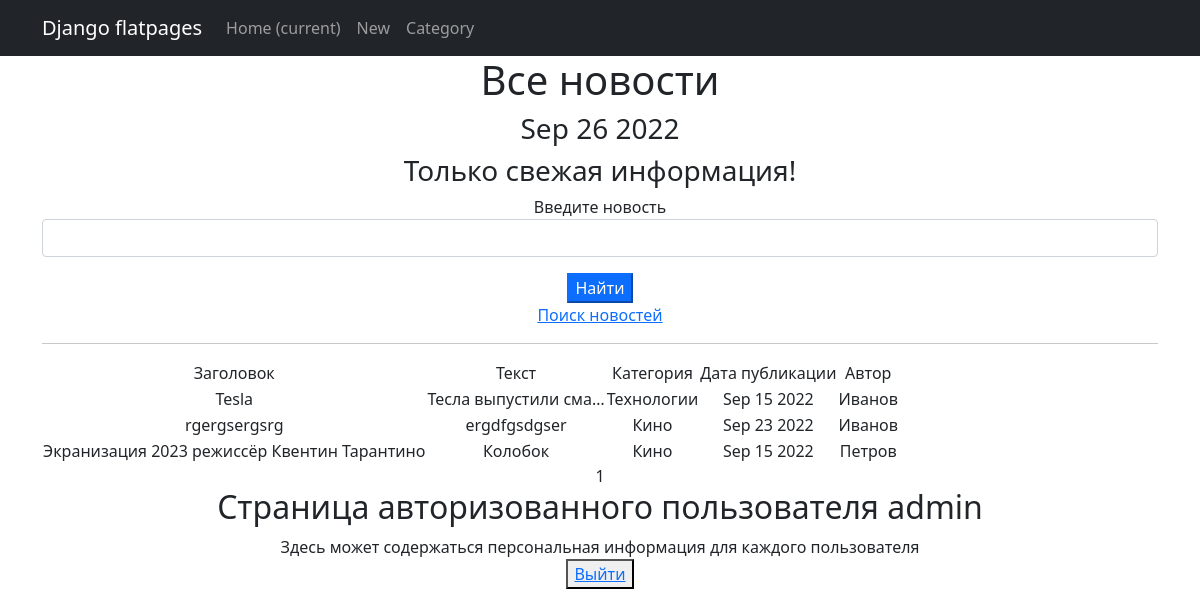
Page /news/ (signed in) on the committed database.
### newsproj/models.py (models this page shows, shortened)
class New(models.Model):
    author_new = models.ForeignKey('Author', on_delete=models.CASCADE, verbose_name='Автор')
    category_new = models.ManyToManyField('Category', verbose_name = 'Категория')
    date_create = models.DateTimeField(default=timezone.now, verbose_name = 'Дата публикации')
    description = models.TextField(verbose_name = 'Текст')
    name = models.CharField(max_length=50, unique=True, verbose_name = 'Заголовок')

class Category(models.Model):
    name = models.CharField(max_length=20, unique=True)

class Author(models.Model):
    name = models.CharField(max_length = 255)
    def __str__(self):
        return f'{self.name}'

### newsproj/views.py (the view)
# urls.py: path('', NewsList.as_view(), name='news_list'),
class NewsList(ListView):
    model = New
    ordering = 'name'
    template_name = 'news.html'
    context_object_name = 'news'
    paginate_by = 10 # вот так мы можем указать количество записей на странице
    def get_queryset(self):
        queryset = super().get_queryset()
        self.filterset = New_Filter(self.request.GET, queryset)
        return self.filterset.qs
    def get_context_data(self, **kwargs):
        context = super().get_context_data(**kwargs)
        context['time_now'] = datetime.utcnow()
        context['next_sale'] = None
        context['filterset'] = New_Filter (self.request.GET, queryset=self.get_queryset())
        return context

### newsproj/templatetags/custom_filters.py (called while the page is built)
@register.filter()
def censor(value):
   if isinstance(value, str):
      words = value.split()
      for word in words:
         if word == 'Редиска':
            value = value.replace("Редиска", "Р******")
   return f'{value}'

### templates/news.html (shortened to what this page needs)
{% extends 'flatpages/default.html' %}
{% load custom_filters %}
{% load custom_tags %}
{% block content %}
   <h1>Все новости</h1>
   <h3>{{ time_now|date:'M d Y' }}</h3>
   <h3>{{ next_sale|default_if_none:"Только свежая информация!" }}</h3>
    <form action="" method="get" >
    <label for="{{ filterset.form.name__icontains.pk_for_label }}">Введите новость</label>
    <input
        id="{{ filterset.form.name__icontains.pk }}"
        name="{{ filterset.form.name__icontains.name }}"
        value="{{ filterset.form.name__icontains.value }}"
        class="form-control"
    >
    <input type="submit" class="mt-3 btn-primary" value="Найти" />
    </form>
<a href="http://127.0.0.1:8000/news/search/">Поиск новостей</a>
   <hr>
   {% if news %}
       <table>
           <tr>
               <td>Заголовок</td>
               <td>Текст</td>
               <td>Категория</td>
               <td>Дата публикации</td>
               <td>Автор</td>
           </tr>
           {% for new in news %}
           <tr>
               <td>{{ new.name }}</td>
               <td>{{ new.description|truncatechars:20|censor }}</td>
               <td>
                   {% for cat in new.category_new.all %}
                       {{ cat.name }}
                   {% endfor %}
               </td>
               <td>{{ new.date_create|date:'M d Y' }}</td>
               <td>{{ new.author_new }}</td>
               <td><a href="{{ p.get_absolute_url }}"></a></td>
           </tr>
           {% endfor %}
       </table>
   {% else %}
       <h2>Новостей нет!</h2>
   {% endif %}
   {{ page_obj.number }}
<h2>Страница авторизованного пользователя {{request.user.username}}</h2>
<div> Здесь может содержаться персональная информация для каждого пользователя </div>
<button> <a href="sign/logout/">Выйти</a> </button>
{% endblock content %}

### rows in the picture
New: name "Tesla", description|censor "Тесла выпустили сма…", date_create "Sep 15 2022", author_new "Иванов"
Category: name "Технологии"
New: name "rgergsergsrg", description|censor "ergdfgsdgser", date_create "Sep 23 2022", author_new "Иванов"
Category: name "Кино"
New: name "Экранизация 2023 режиссёр Квентин Тарантино", description|censor "Колобок", date_create "Sep 15 2022", author_new "Петров"

### other values in the picture
{{ time_now|date:'M d Y' }} "Sep 26 2022"
{{ next_sale|default_if_none:"Только свежая информация!" }} "Только свежая информация!"
{{ page_obj.number }} "1"
{{ request.user.username }} "admin"
